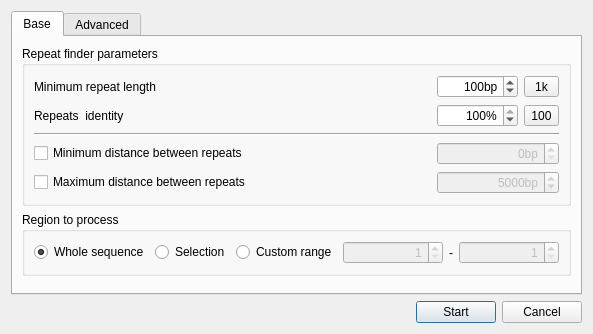
<?xml version="1.0" encoding="UTF-8"?>
<ui version="4.0">
 <class>FindRepeatsDialog</class>
 <widget class="QDialog" name="FindRepeatsDialog">
  <property name="windowModality">
   <enum>Qt::ApplicationModal</enum>
  </property>
  <property name="geometry">
   <rect>
    <x>0</x>
    <y>0</y>
    <width>566</width>
    <height>315</height>
   </rect>
  </property>
  <property name="windowTitle">
   <string>Find repeats</string>
  </property>
  <property name="windowIcon">
   <iconset>
    <normaloff>:/repeat_finder/repeats_image</normaloff>:/repeat_finder/repeats_image</iconset>
  </property>
  <layout class="QVBoxLayout" name="verticalLayout">
   <item>
    <widget class="QTabWidget" name="tabWidget">
     <property name="currentIndex">
      <number>0</number>
     </property>
     <widget class="QWidget" name="tab">
      <attribute name="title">
       <string>Base</string>
      </attribute>
      <layout class="QVBoxLayout" name="verticalLayout_2">
       <item>
        <widget class="QGroupBox" name="paramsBox">
         <property name="title">
          <string>Repeat finder parameters</string>
         </property>
         <layout class="QGridLayout" name="gridLayout">
          <item row="0" column="0">
           <widget class="QLabel" name="label_2">
            <property name="minimumSize">
             <size>
              <width>0</width>
              <height>0</height>
             </size>
            </property>
            <property name="text">
             <string>Minimum repeat length</string>
            </property>
           </widget>
          </item>
          <item row="0" column="1">
           <spacer name="horizontalSpacer_2">
            <property name="orientation">
             <enum>Qt::Horizontal</enum>
            </property>
            <property name="sizeHint" stdset="0">
             <size>
              <width>87</width>
              <height>20</height>
             </size>
            </property>
           </spacer>
          </item>
          <item row="0" column="2">
           <widget class="QSpinBox" name="minLenBox">
            <property name="sizePolicy">
             <sizepolicy hsizetype="Minimum" vsizetype="Fixed">
              <horstretch>0</horstretch>
              <verstretch>0</verstretch>
             </sizepolicy>
            </property>
            <property name="minimumSize">
             <size>
              <width>0</width>
              <height>0</height>
             </size>
            </property>
            <property name="alignment">
             <set>Qt::AlignRight|Qt::AlignTrailing|Qt::AlignVCenter</set>
            </property>
            <property name="suffix">
             <string>bp</string>
            </property>
            <property name="prefix">
             <string/>
            </property>
            <property name="minimum">
             <number>2</number>
            </property>
            <property name="maximum">
             <number>1000000</number>
            </property>
            <property name="singleStep">
             <number>1</number>
            </property>
            <property name="value">
             <number>100</number>
            </property>
           </widget>
          </item>
          <item row="0" column="3">
           <widget class="QToolButton" name="minLenHeuristicsButton">
            <property name="sizePolicy">
             <sizepolicy hsizetype="Minimum" vsizetype="Fixed">
              <horstretch>0</horstretch>
              <verstretch>0</verstretch>
             </sizepolicy>
            </property>
            <property name="toolTip">
             <string>Heuristic based selection of repeat length so the number of repeats in the sequence will not exceed 1000</string>
            </property>
            <property name="text">
             <string>1k</string>
            </property>
           </widget>
          </item>
          <item row="1" column="0">
           <widget class="QLabel" name="label_3">
            <property name="text">
             <string>Repeats  identity</string>
            </property>
           </widget>
          </item>
          <item row="1" column="1">
           <spacer name="horizontalSpacer_3">
            <property name="orientation">
             <enum>Qt::Horizontal</enum>
            </property>
            <property name="sizeHint" stdset="0">
             <size>
              <width>87</width>
              <height>20</height>
             </size>
            </property>
           </spacer>
          </item>
          <item row="1" column="2">
           <widget class="QSpinBox" name="identityBox">
            <property name="sizePolicy">
             <sizepolicy hsizetype="Minimum" vsizetype="Fixed">
              <horstretch>0</horstretch>
              <verstretch>0</verstretch>
             </sizepolicy>
            </property>
            <property name="minimumSize">
             <size>
              <width>0</width>
              <height>0</height>
             </size>
            </property>
            <property name="alignment">
             <set>Qt::AlignRight|Qt::AlignTrailing|Qt::AlignVCenter</set>
            </property>
            <property name="suffix">
             <string>%</string>
            </property>
            <property name="minimum">
             <number>50</number>
            </property>
            <property name="maximum">
             <number>100</number>
            </property>
            <property name="value">
             <number>100</number>
            </property>
           </widget>
          </item>
          <item row="1" column="3">
           <widget class="QToolButton" name="hundredPercentButton">
            <property name="sizePolicy">
             <sizepolicy hsizetype="Fixed" vsizetype="Fixed">
              <horstretch>0</horstretch>
              <verstretch>0</verstretch>
             </sizepolicy>
            </property>
            <property name="toolTip">
             <string>Resets repeats identity to 100%</string>
            </property>
            <property name="text">
             <string>100</string>
            </property>
           </widget>
          </item>
          <item row="2" column="0" colspan="4">
           <widget class="Line" name="line">
            <property name="baseSize">
             <size>
              <width>0</width>
              <height>0</height>
             </size>
            </property>
            <property name="frameShadow">
             <enum>QFrame::Sunken</enum>
            </property>
            <property name="orientation">
             <enum>Qt::Horizontal</enum>
            </property>
           </widget>
          </item>
          <item row="3" column="0">
           <widget class="QCheckBox" name="minDistCheck">
            <property name="text">
             <string>Minimum distance between repeats</string>
            </property>
            <property name="checked">
             <bool>false</bool>
            </property>
           </widget>
          </item>
          <item row="3" column="2" colspan="2">
           <widget class="QSpinBox" name="minDistBox">
            <property name="enabled">
             <bool>false</bool>
            </property>
            <property name="sizePolicy">
             <sizepolicy hsizetype="Minimum" vsizetype="Fixed">
              <horstretch>0</horstretch>
              <verstretch>0</verstretch>
             </sizepolicy>
            </property>
            <property name="minimumSize">
             <size>
              <width>0</width>
              <height>0</height>
             </size>
            </property>
            <property name="alignment">
             <set>Qt::AlignRight|Qt::AlignTrailing|Qt::AlignVCenter</set>
            </property>
            <property name="suffix">
             <string>bp</string>
            </property>
            <property name="prefix">
             <string/>
            </property>
            <property name="minimum">
             <number>0</number>
            </property>
            <property name="maximum">
             <number>100000000</number>
            </property>
            <property name="value">
             <number>0</number>
            </property>
           </widget>
          </item>
          <item row="4" column="0">
           <widget class="QCheckBox" name="maxDistCheck">
            <property name="text">
             <string>Maximum distance between repeats</string>
            </property>
            <property name="checked">
             <bool>false</bool>
            </property>
           </widget>
          </item>
          <item row="4" column="1">
           <spacer name="horizontalSpacer_5">
            <property name="orientation">
             <enum>Qt::Horizontal</enum>
            </property>
            <property name="sizeHint" stdset="0">
             <size>
              <width>87</width>
              <height>20</height>
             </size>
            </property>
           </spacer>
          </item>
          <item row="4" column="2" colspan="2">
           <widget class="QSpinBox" name="maxDistBox">
            <property name="enabled">
             <bool>false</bool>
            </property>
            <property name="sizePolicy">
             <sizepolicy hsizetype="Minimum" vsizetype="Fixed">
              <horstretch>0</horstretch>
              <verstretch>0</verstretch>
             </sizepolicy>
            </property>
            <property name="minimumSize">
             <size>
              <width>0</width>
              <height>0</height>
             </size>
            </property>
            <property name="alignment">
             <set>Qt::AlignRight|Qt::AlignTrailing|Qt::AlignVCenter</set>
            </property>
            <property name="suffix">
             <string>bp</string>
            </property>
            <property name="prefix">
             <string/>
            </property>
            <property name="minimum">
             <number>0</number>
            </property>
            <property name="maximum">
             <number>1000000</number>
            </property>
            <property name="value">
             <number>5000</number>
            </property>
           </widget>
          </item>
         </layout>
        </widget>
       </item>
       <item>
        <widget class="QGroupBox" name="regionBox">
         <property name="title">
          <string>Region to process</string>
         </property>
         <layout class="QHBoxLayout" name="horizontalLayout_2">
          <item>
           <widget class="QRadioButton" name="sequenceRangeButton">
            <property name="text">
             <string>Whole sequence</string>
            </property>
            <property name="checked">
             <bool>true</bool>
            </property>
           </widget>
          </item>
          <item>
           <spacer name="horizontalSpacer_8">
            <property name="orientation">
             <enum>Qt::Horizontal</enum>
            </property>
            <property name="sizeHint" stdset="0">
             <size>
              <width>40</width>
              <height>20</height>
             </size>
            </property>
           </spacer>
          </item>
          <item>
           <widget class="QRadioButton" name="selectionRangeButton">
            <property name="text">
             <string>Selection</string>
            </property>
           </widget>
          </item>
          <item>
           <spacer name="horizontalSpacer_9">
            <property name="orientation">
             <enum>Qt::Horizontal</enum>
            </property>
            <property name="sizeHint" stdset="0">
             <size>
              <width>40</width>
              <height>20</height>
             </size>
            </property>
           </spacer>
          </item>
          <item>
           <widget class="QRadioButton" name="customRangeButton">
            <property name="text">
             <string>Custom range</string>
            </property>
           </widget>
          </item>
          <item>
           <widget class="QSpinBox" name="customRangeStartBox">
            <property name="enabled">
             <bool>false</bool>
            </property>
            <property name="minimumSize">
             <size>
              <width>100</width>
              <height>0</height>
             </size>
            </property>
            <property name="alignment">
             <set>Qt::AlignRight|Qt::AlignTrailing|Qt::AlignVCenter</set>
            </property>
            <property name="minimum">
             <number>1</number>
            </property>
           </widget>
          </item>
          <item>
           <widget class="QLabel" name="label_7">
            <property name="text">
             <string>-</string>
            </property>
           </widget>
          </item>
          <item>
           <widget class="QSpinBox" name="customRangeEndBox">
            <property name="enabled">
             <bool>false</bool>
            </property>
            <property name="minimumSize">
             <size>
              <width>100</width>
              <height>0</height>
             </size>
            </property>
            <property name="alignment">
             <set>Qt::AlignRight|Qt::AlignTrailing|Qt::AlignVCenter</set>
            </property>
            <property name="minimum">
             <number>1</number>
            </property>
           </widget>
          </item>
         </layout>
        </widget>
       </item>
       <item>
        <widget class="QWidget" name="annotationsWidget" native="true">
         <property name="sizePolicy">
          <sizepolicy hsizetype="Expanding" vsizetype="Expanding">
           <horstretch>0</horstretch>
           <verstretch>0</verstretch>
          </sizepolicy>
         </property>
         <property name="minimumSize">
          <size>
           <width>0</width>
           <height>0</height>
          </size>
         </property>
        </widget>
       </item>
       <item>
        <spacer name="verticalSpacer">
         <property name="orientation">
          <enum>Qt::Vertical</enum>
         </property>
         <property name="sizeHint" stdset="0">
          <size>
           <width>20</width>
           <height>37</height>
          </size>
         </property>
        </spacer>
       </item>
      </layout>
     </widget>
     <widget class="QWidget" name="tab_2">
      <attribute name="title">
       <string>Advanced</string>
      </attribute>
      <layout class="QVBoxLayout" name="verticalLayout_3">
       <item>
        <widget class="QGroupBox" name="groupBox">
         <property name="title">
          <string>Advanced parameters</string>
         </property>
         <layout class="QGridLayout" name="gridLayout_2">
          <item row="0" column="0">
           <widget class="QCheckBox" name="algoCheck">
            <property name="text">
             <string>Custom algorithm</string>
            </property>
           </widget>
          </item>
          <item row="0" column="1">
           <spacer name="horizontalSpacer_10">
            <property name="orientation">
             <enum>Qt::Horizontal</enum>
            </property>
            <property name="sizeHint" stdset="0">
             <size>
              <width>71</width>
              <height>13</height>
             </size>
            </property>
           </spacer>
          </item>
          <item row="0" column="2" colspan="2">
           <widget class="QComboBox" name="algoCombo">
            <property name="enabled">
             <bool>false</bool>
            </property>
           </widget>
          </item>
          <item row="1" column="0">
           <widget class="QCheckBox" name="annotationFitCheck">
            <property name="text">
             <string>Search only for repeats that lie inside of an annotated region</string>
            </property>
           </widget>
          </item>
          <item row="1" column="1">
           <spacer name="horizontalSpacer_6">
            <property name="orientation">
             <enum>Qt::Horizontal</enum>
            </property>
            <property name="sizeHint" stdset="0">
             <size>
              <width>87</width>
              <height>20</height>
             </size>
            </property>
           </spacer>
          </item>
          <item row="1" column="2">
           <widget class="QLineEdit" name="annotationFitEdit">
            <property name="enabled">
             <bool>false</bool>
            </property>
            <property name="sizePolicy">
             <sizepolicy hsizetype="Minimum" vsizetype="Fixed">
              <horstretch>0</horstretch>
              <verstretch>0</verstretch>
             </sizepolicy>
            </property>
            <property name="minimumSize">
             <size>
              <width>0</width>
              <height>0</height>
             </size>
            </property>
           </widget>
          </item>
          <item row="1" column="3">
           <widget class="QToolButton" name="annotationFitButton">
            <property name="enabled">
             <bool>false</bool>
            </property>
            <property name="text">
             <string>...</string>
            </property>
           </widget>
          </item>
          <item row="2" column="0">
           <widget class="QCheckBox" name="annotationAroundKeepCheck">
            <property name="text">
             <string>Search only for repeats that have an annotated region inside</string>
            </property>
           </widget>
          </item>
          <item row="2" column="1">
           <spacer name="horizontalSpacer_12">
            <property name="orientation">
             <enum>Qt::Horizontal</enum>
            </property>
            <property name="sizeHint" stdset="0">
             <size>
              <width>71</width>
              <height>13</height>
             </size>
            </property>
           </spacer>
          </item>
          <item row="2" column="2">
           <widget class="QLineEdit" name="annotationAroundKeepEdit">
            <property name="enabled">
             <bool>false</bool>
            </property>
            <property name="sizePolicy">
             <sizepolicy hsizetype="Minimum" vsizetype="Fixed">
              <horstretch>0</horstretch>
              <verstretch>0</verstretch>
             </sizepolicy>
            </property>
            <property name="minimumSize">
             <size>
              <width>0</width>
              <height>0</height>
             </size>
            </property>
           </widget>
          </item>
          <item row="2" column="3">
           <widget class="QToolButton" name="annotationAroundKeepButton">
            <property name="enabled">
             <bool>false</bool>
            </property>
            <property name="text">
             <string>...</string>
            </property>
           </widget>
          </item>
          <item row="3" column="0">
           <widget class="QCheckBox" name="annotationAroundFilterCheck">
            <property name="text">
             <string>Filter repeats that have an annotated region inside</string>
            </property>
           </widget>
          </item>
          <item row="3" column="1">
           <spacer name="horizontalSpacer_13">
            <property name="orientation">
             <enum>Qt::Horizontal</enum>
            </property>
            <property name="sizeHint" stdset="0">
             <size>
              <width>71</width>
              <height>13</height>
             </size>
            </property>
           </spacer>
          </item>
          <item row="3" column="2">
           <widget class="QLineEdit" name="annotationAroundFilterEdit">
            <property name="enabled">
             <bool>false</bool>
            </property>
            <property name="sizePolicy">
             <sizepolicy hsizetype="Minimum" vsizetype="Fixed">
              <horstretch>0</horstretch>
              <verstretch>0</verstretch>
             </sizepolicy>
            </property>
            <property name="minimumSize">
             <size>
              <width>0</width>
              <height>0</height>
             </size>
            </property>
           </widget>
          </item>
          <item row="3" column="3">
           <widget class="QToolButton" name="annotationAroundFilterButton">
            <property name="enabled">
             <bool>false</bool>
            </property>
            <property name="text">
             <string>...</string>
            </property>
           </widget>
          </item>
          <item row="4" column="0">
           <widget class="QCheckBox" name="allowNestedCheck">
            <property name="text">
             <string>Do not filter nested repeats</string>
            </property>
           </widget>
          </item>
          <item row="4" column="1" colspan="3">
           <spacer name="horizontalSpacer_11">
            <property name="orientation">
             <enum>Qt::Horizontal</enum>
            </property>
            <property name="sizeHint" stdset="0">
             <size>
              <width>247</width>
              <height>12</height>
             </size>
            </property>
           </spacer>
          </item>
          <item row="5" column="0">
           <widget class="QCheckBox" name="invertCheck">
            <property name="text">
             <string>Search for inverted repeats</string>
            </property>
           </widget>
          </item>
          <item row="5" column="1" colspan="3">
           <spacer name="horizontalSpacer_7">
            <property name="orientation">
             <enum>Qt::Horizontal</enum>
            </property>
            <property name="sizeHint" stdset="0">
             <size>
              <width>257</width>
              <height>20</height>
             </size>
            </property>
           </spacer>
          </item>
         </layout>
        </widget>
       </item>
       <item>
        <spacer name="verticalSpacer_2">
         <property name="orientation">
          <enum>Qt::Vertical</enum>
         </property>
         <property name="sizeHint" stdset="0">
          <size>
           <width>20</width>
           <height>33</height>
          </size>
         </property>
        </spacer>
       </item>
      </layout>
     </widget>
    </widget>
   </item>
   <item>
    <layout class="QHBoxLayout" name="horizontalLayout">
     <item>
      <widget class="QLabel" name="label">
       <property name="text">
        <string/>
       </property>
      </widget>
     </item>
     <item>
      <widget class="QLabel" name="statusLabel">
       <property name="text">
        <string/>
       </property>
      </widget>
     </item>
     <item>
      <spacer name="horizontalSpacer">
       <property name="orientation">
        <enum>Qt::Horizontal</enum>
       </property>
       <property name="sizeHint" stdset="0">
        <size>
         <width>40</width>
         <height>20</height>
        </size>
       </property>
      </spacer>
     </item>
     <item>
      <widget class="QPushButton" name="startButton">
       <property name="text">
        <string>Start</string>
       </property>
       <property name="default">
        <bool>true</bool>
       </property>
      </widget>
     </item>
     <item>
      <widget class="QPushButton" name="cancelButton">
       <property name="text">
        <string>Cancel</string>
       </property>
      </widget>
     </item>
    </layout>
   </item>
  </layout>
 </widget>
 <resources/>
 <connections>
  <connection>
   <sender>startButton</sender>
   <signal>clicked()</signal>
   <receiver>FindRepeatsDialog</receiver>
   <slot>accept()</slot>
   <hints>
    <hint type="sourcelabel">
     <x>416</x>
     <y>518</y>
    </hint>
    <hint type="destinationlabel">
     <x>273</x>
     <y>270</y>
    </hint>
   </hints>
  </connection>
  <connection>
   <sender>cancelButton</sender>
   <signal>clicked()</signal>
   <receiver>FindRepeatsDialog</receiver>
   <slot>reject()</slot>
   <hints>
    <hint type="sourcelabel">
     <x>499</x>
     <y>518</y>
    </hint>
    <hint type="destinationlabel">
     <x>273</x>
     <y>270</y>
    </hint>
   </hints>
  </connection>
  <connection>
   <sender>maxDistCheck</sender>
   <signal>toggled(bool)</signal>
   <receiver>maxDistBox</receiver>
   <slot>setEnabled(bool)</slot>
   <hints>
    <hint type="sourcelabel">
     <x>140</x>
     <y>165</y>
    </hint>
    <hint type="destinationlabel">
     <x>446</x>
     <y>165</y>
    </hint>
   </hints>
  </connection>
  <connection>
   <sender>minDistCheck</sender>
   <signal>toggled(bool)</signal>
   <receiver>minDistBox</receiver>
   <slot>setEnabled(bool)</slot>
   <hints>
    <hint type="sourcelabel">
     <x>140</x>
     <y>138</y>
    </hint>
    <hint type="destinationlabel">
     <x>446</x>
     <y>138</y>
    </hint>
   </hints>
  </connection>
  <connection>
   <sender>annotationFitCheck</sender>
   <signal>toggled(bool)</signal>
   <receiver>annotationFitEdit</receiver>
   <slot>setEnabled(bool)</slot>
   <hints>
    <hint type="sourcelabel">
     <x>140</x>
     <y>194</y>
    </hint>
    <hint type="destinationlabel">
     <x>431</x>
     <y>194</y>
    </hint>
   </hints>
  </connection>
  <connection>
   <sender>annotationFitCheck</sender>
   <signal>toggled(bool)</signal>
   <receiver>annotationFitButton</receiver>
   <slot>setEnabled(bool)</slot>
   <hints>
    <hint type="sourcelabel">
     <x>140</x>
     <y>194</y>
    </hint>
    <hint type="destinationlabel">
     <x>516</x>
     <y>194</y>
    </hint>
   </hints>
  </connection>
  <connection>
   <sender>customRangeButton</sender>
   <signal>toggled(bool)</signal>
   <receiver>customRangeEndBox</receiver>
   <slot>setEnabled(bool)</slot>
   <hints>
    <hint type="sourcelabel">
     <x>260</x>
     <y>285</y>
    </hint>
    <hint type="destinationlabel">
     <x>478</x>
     <y>285</y>
    </hint>
   </hints>
  </connection>
  <connection>
   <sender>customRangeButton</sender>
   <signal>toggled(bool)</signal>
   <receiver>customRangeStartBox</receiver>
   <slot>setEnabled(bool)</slot>
   <hints>
    <hint type="sourcelabel">
     <x>260</x>
     <y>285</y>
    </hint>
    <hint type="destinationlabel">
     <x>362</x>
     <y>285</y>
    </hint>
   </hints>
  </connection>
  <connection>
   <sender>algoCheck</sender>
   <signal>toggled(bool)</signal>
   <receiver>algoCombo</receiver>
   <slot>setEnabled(bool)</slot>
   <hints>
    <hint type="sourcelabel">
     <x>140</x>
     <y>228</y>
    </hint>
    <hint type="destinationlabel">
     <x>446</x>
     <y>228</y>
    </hint>
   </hints>
  </connection>
  <connection>
   <sender>annotationAroundFilterCheck</sender>
   <signal>toggled(bool)</signal>
   <receiver>annotationAroundFilterEdit</receiver>
   <slot>setEnabled(bool)</slot>
   <hints>
    <hint type="sourcelabel">
     <x>145</x>
     <y>254</y>
    </hint>
    <hint type="destinationlabel">
     <x>485</x>
     <y>254</y>
    </hint>
   </hints>
  </connection>
  <connection>
   <sender>annotationAroundFilterCheck</sender>
   <signal>toggled(bool)</signal>
   <receiver>annotationAroundFilterButton</receiver>
   <slot>setEnabled(bool)</slot>
   <hints>
    <hint type="sourcelabel">
     <x>145</x>
     <y>254</y>
    </hint>
    <hint type="destinationlabel">
     <x>570</x>
     <y>254</y>
    </hint>
   </hints>
  </connection>
  <connection>
   <sender>annotationAroundKeepCheck</sender>
   <signal>toggled(bool)</signal>
   <receiver>annotationAroundKeepEdit</receiver>
   <slot>setEnabled(bool)</slot>
   <hints>
    <hint type="sourcelabel">
     <x>145</x>
     <y>227</y>
    </hint>
    <hint type="destinationlabel">
     <x>485</x>
     <y>227</y>
    </hint>
   </hints>
  </connection>
  <connection>
   <sender>annotationAroundKeepCheck</sender>
   <signal>toggled(bool)</signal>
   <receiver>annotationAroundKeepButton</receiver>
   <slot>setEnabled(bool)</slot>
   <hints>
    <hint type="sourcelabel">
     <x>145</x>
     <y>227</y>
    </hint>
    <hint type="destinationlabel">
     <x>570</x>
     <y>227</y>
    </hint>
   </hints>
  </connection>
 </connections>
</ui>
